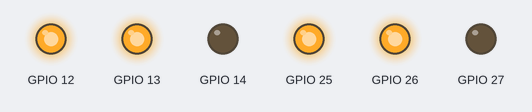
Bench run of a sketch on a simulated ESP32. On the bench: output pins drawn as LEDs (lit = HIGH).

Above: at 0.1 s.
Timing chart, 0 to 1.6 s (numbered marks = the images above):
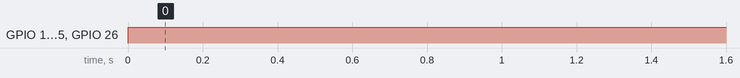

Measured:
- by itself, GPIO 13, GPIO 25, GPIO 26: LOW → HIGH at 0.00 s

The sketch:

sketch_oct05a.ino
```cpp
int freq = 5000;
int ledChannel = 0;
int ledChannel2 = 1;
int resolution = 8;

void setup() {
  ledcSetup(ledChannel, freq, resolution);
  ledcAttachPin(13, ledChannel);
  ledcAttachPin(25, ledChannel2);
  // put your setup code here, to run once:
  pinMode(13, OUTPUT);
  pinMode(12, OUTPUT);
  pinMode(14, OUTPUT);
  pinMode(27, OUTPUT);
  pinMode(26, OUTPUT);
  pinMode(25, OUTPUT);
}
void loop() {
  digitalWrite(12, HIGH);
  digitalWrite(14, LOW);
  ledcWrite(ledChannel, 255);//13 ปรับความเร็วขวา
  digitalWrite(27, 0);
  digitalWrite(26, 1);
  ledcWrite(ledChannel2, 255); // 25 ปรับความเร็วซ้าย

}
```
